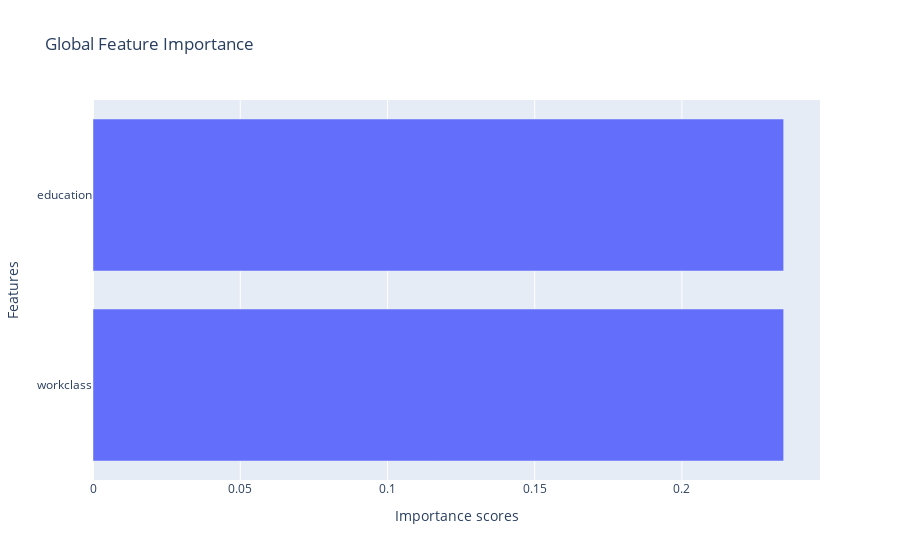

The cell this chart's notebook holds for it:
### Code cell
print("SHAP results:")
global_explanations["shap_global"].ipython_plot(class_names=transformer.class_names, max_display=14)

### Figure 1 — Plotly figure (JSON) as saved in the notebook; plotly's stock layout.template omitted (floating-point values rounded to 4 significant figures)
{"data": [{"alignmentgroup": "True", "hovertemplate": "Importance scores=%{x}<br>Features=%{y}<extra></extra>", "legendgroup": "", "marker": {"color": "#636efa", "pattern": {"shape": ""}}, "name": "", "offsetgroup": "", "orientation": "h", "showlegend": false, "textposition": "auto", "type": "bar", "x": [0.2345, 0.2345], "xaxis": "x", "y": ["workclass", "education"], "yaxis": "y"}], "layout": {"barmode": "relative", "legend": {"tracegroupgap": 0}, "title": {"text": "Global Feature Importance"}, "xaxis": {"anchor": "y", "domain": [0, 1], "title": {"text": "Importance scores"}}, "yaxis": {"anchor": "x", "domain": [0, 1], "title": {"text": "Features"}}}}
